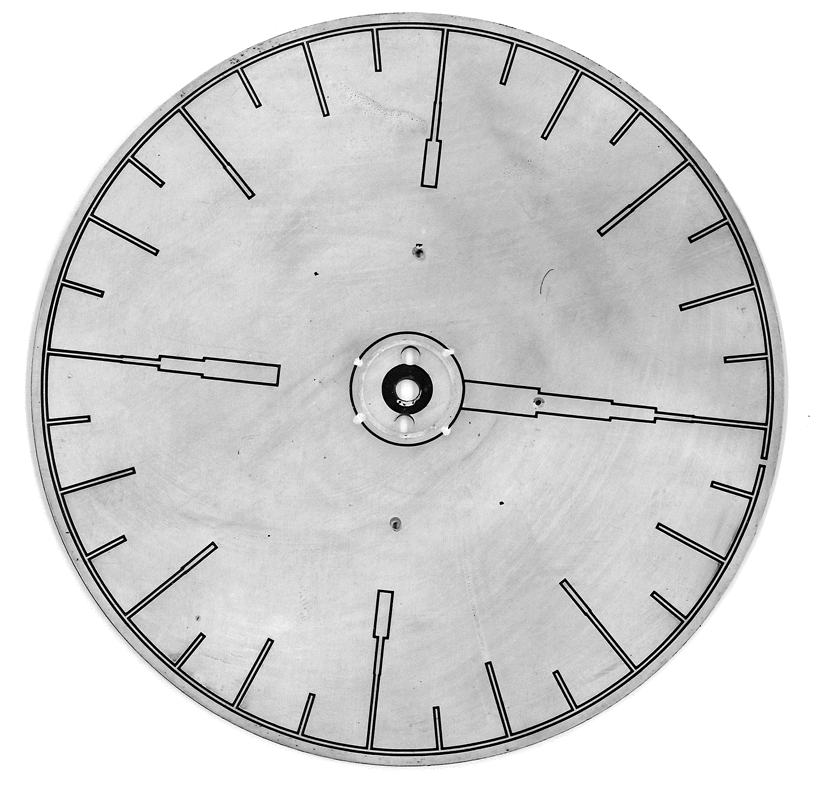
#> input picture Code_detection_contours/Bon.png, 816 x 806 px
$ python 'Projet_Master_2_détection de contour.py'
#> lines starting #> are read from the running program, lines starting #| are printed output that depends on the picture; after the words box and inside, x2 and y2 are one past the last pixel; in counts of white or black regions, pixels touching at a corner belong together
# -*- coding: utf-8 -*-
"""
@author: luk-m
"""

import tkinter as tk
from PIL import Image, ImageTk
import cv2
import numpy as np
import pandas as pd
import math


""" Rappel important
Bob désigne le disque de lecture
Alice désigne le disque de forme
"""

#---------Bloc 1--------------

# ========== 1. Créer la fenêtre tkinter ==========
root = tk.Tk()
root.title("Bob - Jaune à partir du 2e contour")

# ========== 2. Charger l’image en niveaux de gris ==========
image2_path = "Bon.png"
gray_image = cv2.imread(image2_path, cv2.IMREAD_GRAYSCALE)
#> gray_image is the input picture: shape (806, 816); min 0, max 255, mean 211.2
if gray_image is None:
    raise ValueError("Image 'Bon.png' introuvable.")

# ========== 3. Binarisation + détection de contours ==========
_, thresh = cv2.threshold(gray_image, 127, 255, cv2.THRESH_BINARY_INV)
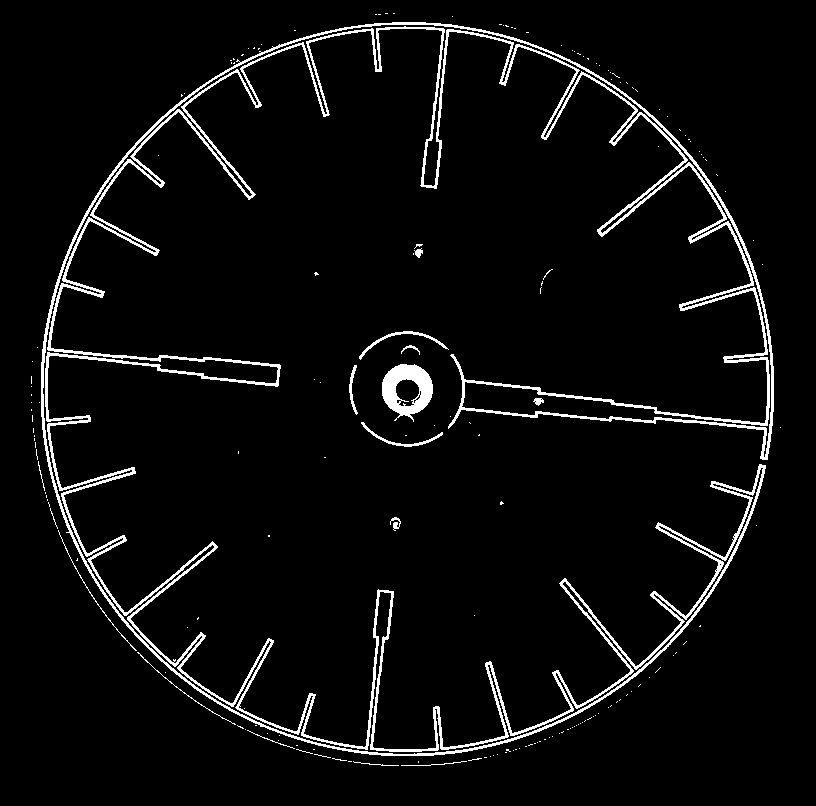
#> thresh: shape (806, 816); 4.6% white in thin lines or dots, all inside (x1, y1, x2, y2) = (31, 13, 781, 766)
contours, _ = cv2.findContours(thresh, cv2.RETR_EXTERNAL, cv2.CHAIN_APPROX_SIMPLE)
#> contours = 172 contours, 162 with area under 20; largest, box (x1, y1, x2, y2) and area: (41, 22, 774, 756) 37005, (382, 364, 433, 422) 2010, (359, 331, 449, 360) 194, (361, 422, 443, 447) 166, (349, 365, 358, 415) 98

# ========== 4. Convertir en couleur et remplir en jaune à partir du 2e contour ==========
output = cv2.cvtColor(gray_image, cv2.COLOR_GRAY2BGR)
for i, cnt in enumerate(contours):
    if i == 0:
        continue
    cv2.drawContours(output, [cnt], -1, (0, 255, 255), thickness=cv2.FILLED)
#> this loop made 172 passes
#> cnt on passes 2, 4, 7: [[418, 761], [418, 762]], [[348, 761], [351, 761]], [[484, 757], [486, 757]]
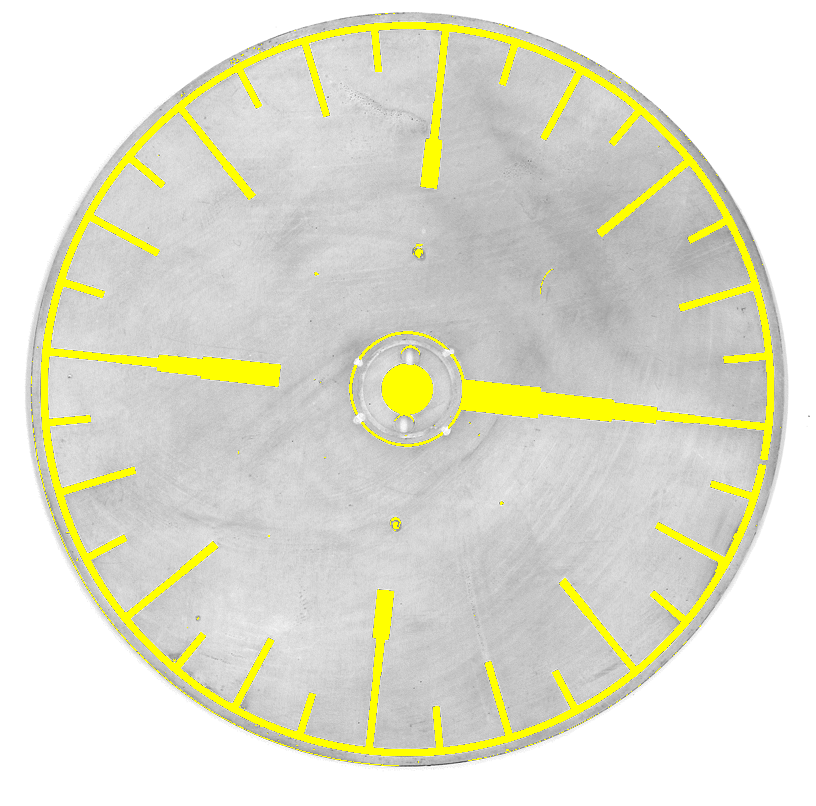
#> output: shape (806, 816, 3); 6.89% of pixels changed, all inside (x1, y1, x2, y2) = (31, 13, 781, 766)


print(f"{len(contours)} contour(s) detecte(s), remplissage à partir du 2e.")
#| 172 contour(s) detecte(s), remplissage à partir du 2e.

# ========== 5. Préparer image pour tkinter ==========
img2_rgb = cv2.cvtColor(output, cv2.COLOR_BGR2RGB)
img2_pil = Image.fromarray(img2_rgb)
img2_tk = ImageTk.PhotoImage(img2_pil)

# ========== 6. Créer le canvas et afficher l’image ==========
canvas = tk.Canvas(root, width=output.shape[1], height=output.shape[0])
canvas.pack()
canvas.create_image(0, 0, anchor=tk.NW, image=img2_tk)
canvas.image = img2_tk

# ========== 7. Gérer le clic utilisateur ==========
centre_point = None
centre_image2 = None
marker = None

# [7 lines left out: function on_click, not called in this run]

canvas.bind("<Button-1>", on_click)

# ========== 8. Lancer la fenêtre ==========
root.mainloop()
centre_image2 = centre_point
if centre_image2 is None:
#> (the run stopped early here; a loop or call above may not have finished)
